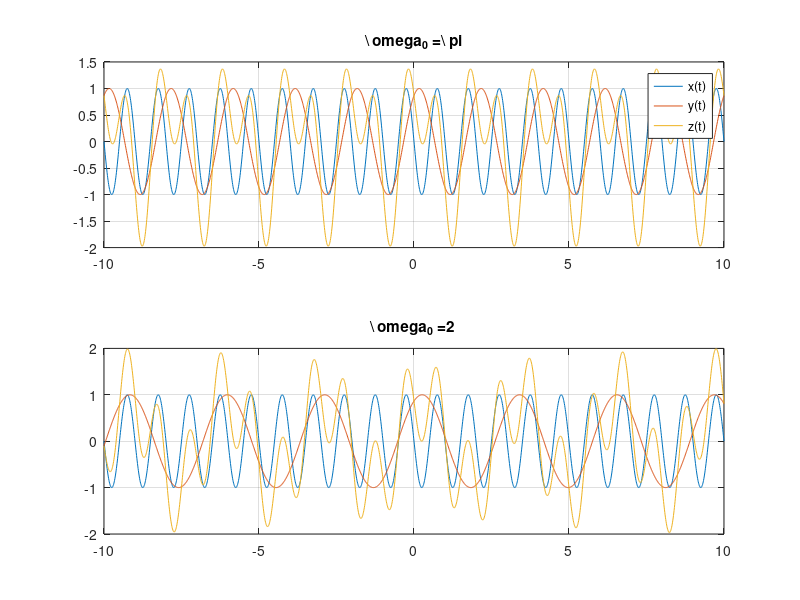

The MATLAB script that drew this image:
t = -10:0.01:10;
x = cos(2*pi*t + pi/2);
y1 = sin(pi*t + pi/3);
y2 = sin(2*t + pi/3);

figure
subplot (2 ,1 ,1)
plot (t ,x ,t , y1 ,t , x + y1 )
grid on
title ('\ omega_0 =\ pi')
legend ('x(t)','y(t)', 'z(t)')
subplot (2 ,1 ,2)
plot (t ,x ,t , y2 ,t , x + y2 )
grid on
title ('\ omega_0 =2 ')
